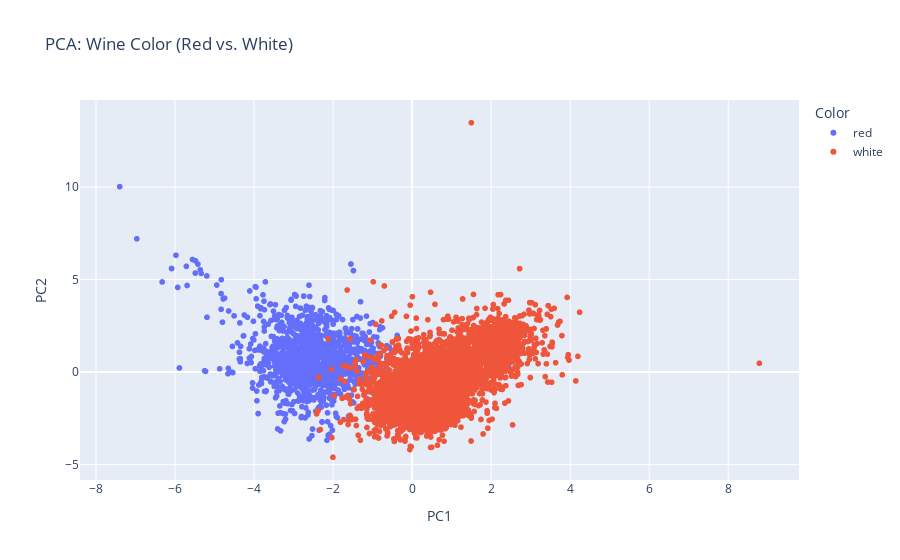
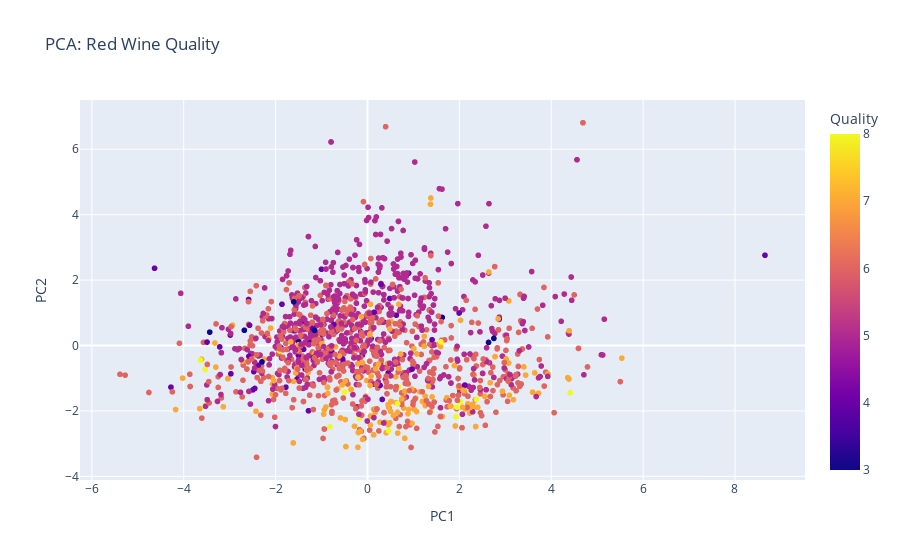
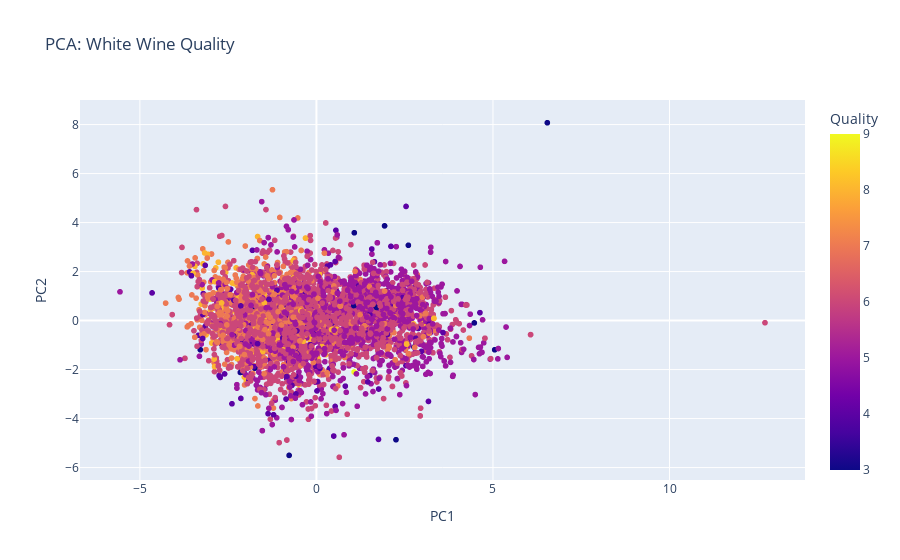

Here is the notebook cell these charts were saved with, in order:
### Code cell
wine_df = pd.read_csv('wine.csv')
red_wine_df = wine_df[wine_df['color'] == 'red']
white_wine_df = wine_df[wine_df['color'] == 'white']
red_wine_df_clean = red_wine_df.dropna()
white_wine_df_clean = white_wine_df.dropna()

#Standardize the data for both red and white wines
scaler = StandardScaler()
scaled_red_wine_clean = scaler.fit_transform(red_wine_df_clean[red_wine_df_clean.columns[:-2]])
scaled_white_wine_clean = scaler.fit_transform(white_wine_df_clean[white_wine_df_clean.columns[:-2]])
combined_wine_df_clean = pd.concat([red_wine_df_clean, white_wine_df_clean])
scaled_combined_wine_clean = scaler.fit_transform(combined_wine_df_clean[combined_wine_df_clean.columns[:-2]])

#Perform PCA for Wine Color (Red vs. White)
pca_color = PCA(n_components=2)
pca_results_color = pca_color.fit_transform(scaled_combined_wine_clean)

#Perform PCA for Red Wine Quality
pca_red = PCA(n_components=2)
pca_results_red = pca_red.fit_transform(scaled_red_wine_clean)

#Perform PCA for White Wine Quality
pca_white = PCA(n_components=2)
pca_results_white = pca_white.fit_transform(scaled_white_wine_clean)


pca_df_color = pd.DataFrame(data=pca_results_color, columns=['PC1', 'PC2'])
pca_df_color['Color'] = combined_wine_df_clean['color'].values
pca_df_red = pd.DataFrame(data=pca_results_red, columns=['PC1', 'PC2'])
pca_df_red['Quality'] = red_wine_df_clean['quality'].values
pca_df_white = pd.DataFrame(data=pca_results_white, columns=['PC1', 'PC2'])
pca_df_white['Quality'] = white_wine_df_clean['quality'].values


fig_pca_color = px.scatter(pca_df_color, x='PC1', y='PC2', color='Color', title='PCA: Wine Color (Red vs. White)')
fig_pca_color.show()
fig_pca_red_quality = px.scatter(pca_df_red, x='PC1', y='PC2', color='Quality', title='PCA: Red Wine Quality')
fig_pca_red_quality.show()
fig_pca_white_quality = px.scatter(pca_df_white, x='PC1', y='PC2', color='Quality', title='PCA: White Wine Quality')
fig_pca_white_quality.show()

### Figure 1 — Plotly figure (JSON) as saved in the notebook; plotly's stock layout.template omitted (floating-point values rounded to 4 significant figures; data arrays with more than 128 entries replaced by an {"elided": "..."} marker saying what was removed)
{"data": [{"hovertemplate": "Color=red<br>PC1=%{x}<br>PC2=%{y}<extra></extra>", "legendgroup": "red", "marker": {"color": "#636efa", "symbol": "circle"}, "mode": "markers", "name": "red", "showlegend": true, "type": "scattergl", "x": {"elided": "1599 float values"}, "xaxis": "x", "y": {"elided": "1599 float values"}, "yaxis": "y"}, {"hovertemplate": "Color=white<br>PC1=%{x}<br>PC2=%{y}<extra></extra>", "legendgroup": "white", "marker": {"color": "#EF553B", "symbol": "circle"}, "mode": "markers", "name": "white", "showlegend": true, "type": "scattergl", "x": {"elided": "4898 float values"}, "xaxis": "x", "y": {"elided": "4898 float values"}, "yaxis": "y"}], "layout": {"autosize": true, "legend": {"title": {"text": "Color"}, "tracegroupgap": 0}, "title": {"text": "PCA: Wine Color (Red vs. White)"}, "xaxis": {"anchor": "y", "autorange": true, "domain": [0, 1], "range": [-8.382, 9.768], "title": {"text": "PC1"}, "type": "linear"}, "yaxis": {"anchor": "x", "autorange": true, "domain": [0, 1], "range": [-6.091, 14.96], "title": {"text": "PC2"}, "type": "linear"}}}

### Figure 2 — Plotly figure (JSON) as saved in the notebook; plotly's stock layout.template omitted (floating-point values rounded to 4 significant figures; data arrays with more than 128 entries replaced by an {"elided": "..."} marker saying what was removed)
{"data": [{"hovertemplate": "PC1=%{x}<br>PC2=%{y}<br>Quality=%{marker.color}<extra></extra>", "legendgroup": "", "marker": {"color": {"elided": "1599 int values"}, "coloraxis": "coloraxis", "symbol": "circle"}, "mode": "markers", "name": "", "showlegend": false, "type": "scattergl", "x": {"elided": "1599 float values"}, "xaxis": "x", "y": {"elided": "1599 float values"}, "yaxis": "y"}], "layout": {"autosize": true, "coloraxis": {"colorbar": {"title": {"text": "Quality"}}, "colorscale": [[0, "#0d0887"], [0.1111, "#46039f"], [0.2222, "#7201a8"], [0.3333, "#9c179e"], [0.4444, "#bd3786"], [0.5556, "#d8576b"], [0.6667, "#ed7953"], [0.7778, "#fb9f3a"], [0.8889, "#fdca26"], [1, "#f0f921"]]}, "legend": {"tracegroupgap": 0}, "title": {"text": "PCA: Red Wine Quality"}, "xaxis": {"anchor": "y", "autorange": true, "domain": [0, 1], "range": [-6.239, 9.504], "title": {"text": "PC1"}, "type": "linear"}, "yaxis": {"anchor": "x", "autorange": true, "domain": [0, 1], "range": [-4.262, 7.654], "title": {"text": "PC2"}, "type": "linear"}}}

### Figure 3 — Plotly figure (JSON) as saved in the notebook; plotly's stock layout.template omitted (floating-point values rounded to 4 significant figures; data arrays with more than 128 entries replaced by an {"elided": "..."} marker saying what was removed)
{"data": [{"hovertemplate": "PC1=%{x}<br>PC2=%{y}<br>Quality=%{marker.color}<extra></extra>", "legendgroup": "", "marker": {"color": {"elided": "4898 int values"}, "coloraxis": "coloraxis", "symbol": "circle"}, "mode": "markers", "name": "", "showlegend": false, "type": "scattergl", "x": {"elided": "4898 float values"}, "xaxis": "x", "y": {"elided": "4898 float values"}, "yaxis": "y"}], "layout": {"autosize": true, "coloraxis": {"colorbar": {"title": {"text": "Quality"}}, "colorscale": [[0, "#0d0887"], [0.1111, "#46039f"], [0.2222, "#7201a8"], [0.3333, "#9c179e"], [0.4444, "#bd3786"], [0.5556, "#d8576b"], [0.6667, "#ed7953"], [0.7778, "#fb9f3a"], [0.8889, "#fdca26"], [1, "#f0f921"]]}, "legend": {"tracegroupgap": 0}, "title": {"text": "PCA: White Wine Quality"}, "xaxis": {"anchor": "y", "autorange": true, "domain": [0, 1], "range": [-6.67, 13.81], "title": {"text": "PC1"}, "type": "linear"}, "yaxis": {"anchor": "x", "autorange": true, "domain": [0, 1], "range": [-6.705, 9.201], "title": {"text": "PC2"}, "type": "linear"}}}
